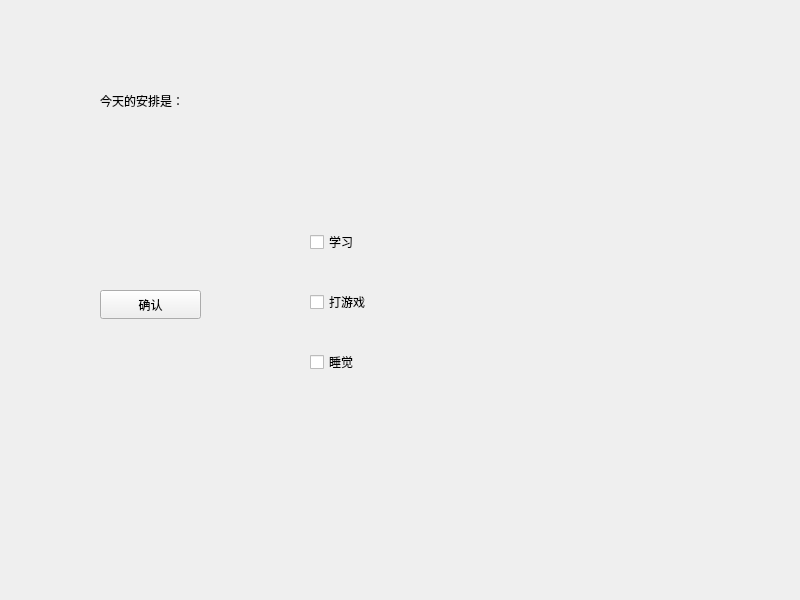
<?xml version="1.0" encoding="UTF-8"?>
<ui version="4.0">
 <class>Widget</class>
 <widget class="QWidget" name="Widget">
  <property name="geometry">
   <rect>
    <x>0</x>
    <y>0</y>
    <width>800</width>
    <height>600</height>
   </rect>
  </property>
  <property name="windowTitle">
   <string>Widget</string>
  </property>
  <widget class="QLabel" name="label">
   <property name="geometry">
    <rect>
     <x>100</x>
     <y>70</y>
     <width>611</width>
     <height>61</height>
    </rect>
   </property>
   <property name="text">
    <string>今天的安排是：</string>
   </property>
  </widget>
  <widget class="QCheckBox" name="checkBox">
   <property name="geometry">
    <rect>
     <x>310</x>
     <y>230</y>
     <width>107</width>
     <height>24</height>
    </rect>
   </property>
   <property name="text">
    <string>学习</string>
   </property>
  </widget>
  <widget class="QCheckBox" name="checkBox_2">
   <property name="geometry">
    <rect>
     <x>310</x>
     <y>290</y>
     <width>107</width>
     <height>24</height>
    </rect>
   </property>
   <property name="text">
    <string>打游戏</string>
   </property>
  </widget>
  <widget class="QCheckBox" name="checkBox_3">
   <property name="geometry">
    <rect>
     <x>310</x>
     <y>350</y>
     <width>107</width>
     <height>24</height>
    </rect>
   </property>
   <property name="text">
    <string>睡觉</string>
   </property>
  </widget>
  <widget class="QPushButton" name="pushButton">
   <property name="geometry">
    <rect>
     <x>100</x>
     <y>290</y>
     <width>101</width>
     <height>29</height>
    </rect>
   </property>
   <property name="text">
    <string>确认</string>
   </property>
  </widget>
 </widget>
 <resources/>
 <connections/>
</ui>
